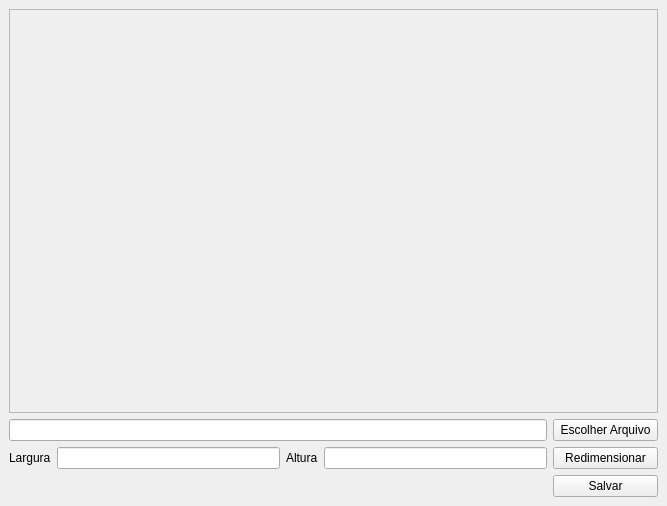
<?xml version="1.0" encoding="UTF-8"?>
<ui version="4.0">
 <class>MainWindow</class>
 <widget class="QMainWindow" name="MainWindow">
  <property name="geometry">
   <rect>
    <x>0</x>
    <y>0</y>
    <width>667</width>
    <height>506</height>
   </rect>
  </property>
  <property name="windowTitle">
   <string>Resimensionador de Imagem</string>
  </property>
  <widget class="QWidget" name="centralwidget">
   <layout class="QGridLayout" name="gridLayout">
    <item row="2" column="0">
     <widget class="QLabel" name="label">
      <property name="text">
       <string>Largura</string>
      </property>
     </widget>
    </item>
    <item row="2" column="1">
     <widget class="QLineEdit" name="inputLargura"/>
    </item>
    <item row="2" column="3">
     <widget class="QLineEdit" name="inputAltura"/>
    </item>
    <item row="2" column="2">
     <widget class="QLabel" name="label_2">
      <property name="text">
       <string>Altura</string>
      </property>
     </widget>
    </item>
    <item row="2" column="4">
     <widget class="QPushButton" name="btnRedimensionar">
      <property name="text">
       <string>Redimensionar</string>
      </property>
     </widget>
    </item>
    <item row="3" column="4">
     <widget class="QPushButton" name="btnSalvar">
      <property name="text">
       <string>Salvar</string>
      </property>
     </widget>
    </item>
    <item row="0" column="0" colspan="5">
     <widget class="QScrollArea" name="scrollArea">
      <property name="widgetResizable">
       <bool>true</bool>
      </property>
      <widget class="QWidget" name="scrollAreaWidgetContents">
       <property name="geometry">
        <rect>
         <x>0</x>
         <y>0</y>
         <width>647</width>
         <height>393</height>
        </rect>
       </property>
       <layout class="QGridLayout" name="gridLayout_2">
        <item row="0" column="0">
         <widget class="QLabel" name="labelImg">
          <property name="text">
           <string/>
          </property>
         </widget>
        </item>
       </layout>
      </widget>
     </widget>
    </item>
    <item row="1" column="4">
     <widget class="QPushButton" name="btnEscolherArquivo">
      <property name="text">
       <string> Escolher Arquivo </string>
      </property>
     </widget>
    </item>
    <item row="1" column="0" colspan="4">
     <widget class="QLineEdit" name="inputAbrirArquivo"/>
    </item>
   </layout>
  </widget>
 </widget>
 <resources/>
 <connections/>
</ui>
